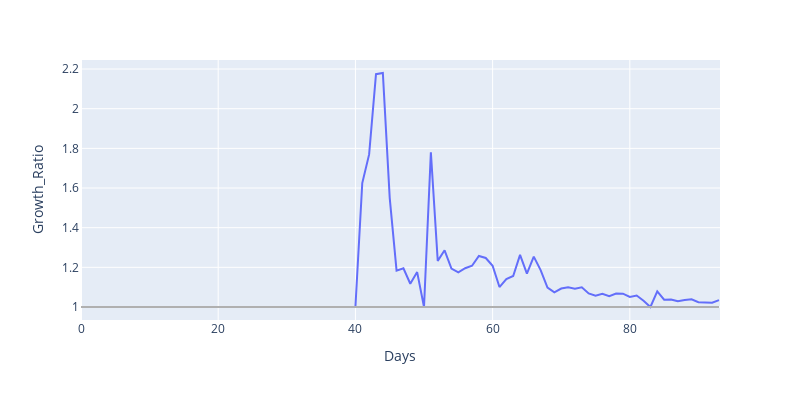

Notebook code cell kept with this figure:
### Markdown cell above
#### Growth Ratio

### Code cell
# Growth Ratio = confirmed(t) / confirmed(t-1)
table['Growth_Ratio'] = table['Confirmed'] / table['Confirmed_Lag1']
table.replace([np.nan, np.inf, -np.inf], 1, inplace=True)

# Plot results
df_country = table[table['Country']=='Belgium']

fig = px.line(df_country, x='Days', y='Growth_Ratio', width=800, height=400)
fig.add_shape(type= 'line', yref= 'y', y0= 1, y1= 1, xref= 'x', x0= 93, x1= 0,
              line=dict(color=lightGrey, width=2))
fig.show()

### Figure 1 — Plotly figure (JSON) as saved in the notebook; plotly's stock layout.template omitted (floating-point values rounded to 4 significant figures)
{"data": [{"hovertemplate": "Days=%{x}<br>Growth_Ratio=%{y}<extra></extra>", "legendgroup": "", "line": {"color": "#636efa", "dash": "solid"}, "mode": "lines", "name": "", "showlegend": false, "type": "scatter", "x": [40, 41, 42, 43, 44, 45, 46, 47, 48, 49, 50, 51, 52, 53, 54, 55, 56, 57, 58, 59, 60, 61, 62, 63, 64, 65, 66, 67, 68, 69, 70, 71, 72, 73, 74, 75, 76, 77, 78, 79, 80, 81, 82, 83, 84, 85, 86, 87, 88, 89, 90, 91, 92, 93], "xaxis": "x", "y": [1, 1.625, 1.769, 2.174, 2.18, 1.55, 1.183, 1.195, 1.117, 1.176, 1, 1.78, 1.233, 1.286, 1.194, 1.175, 1.195, 1.208, 1.257, 1.247, 1.208, 1.101, 1.141, 1.156, 1.263, 1.168, 1.254, 1.186, 1.098, 1.074, 1.093, 1.099, 1.093, 1.099, 1.068, 1.057, 1.066, 1.054, 1.068, 1.067, 1.051, 1.058, 1.032, 1, 1.079, 1.037, 1.038, 1.029, 1.035, 1.039, 1.024, 1.023, 1.022, 1.035], "yaxis": "y"}], "layout": {"height": 400, "legend": {"tracegroupgap": 0}, "margin": {"t": 60}, "shapes": [{"line": {"color": "#b0b0b0", "width": 2}, "type": "line", "x0": 93, "x1": 0, "xref": "x", "y0": 1, "y1": 1, "yref": "y"}], "width": 800, "xaxis": {"anchor": "y", "domain": [0, 1], "title": {"text": "Days"}}, "yaxis": {"anchor": "x", "domain": [0, 1], "title": {"text": "Growth_Ratio"}}}}
